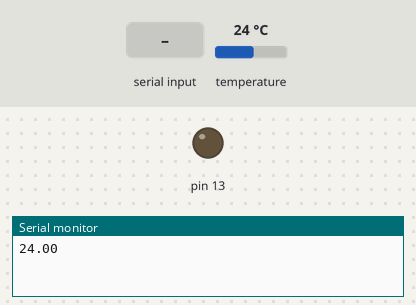
The sketch below on a simulated Arduino Uno, built with avr-gcc and run on an emulated ATmega328P. Parts: output pins drawn as LEDs (lit = HIGH), the last lines printed to the serial monitor. The inputs (shaded band) are chosen by the test bench; at power-on: temperature 24 °C.

Above: at 1.8 s.
1.9 s: "cmd:on\n" received over Serial
At 7.0 s:
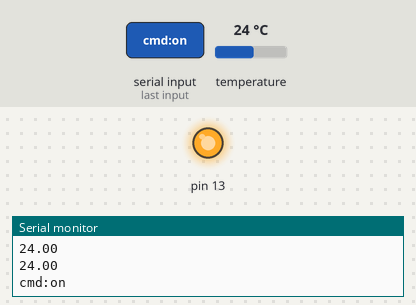
Timing chart, 0 to 9.0 s (numbered marks = the images above; inputs shaded):
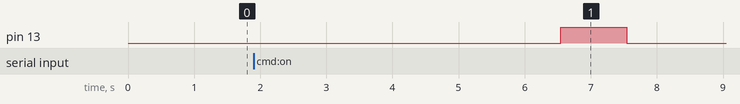

Measured:
- after the input at 1.9 s, pin 13: LOW → HIGH after 4.6 s, → LOW 1.0 s later

The sketch:

Simple_temp.ino
```cpp
// Include the libraries we need
#include <OneWire.h>
#include <DallasTemperature.h>

// Data wire is plugged into port 2 on the Arduino
#define ONE_WIRE_BUS 2

// Setup a oneWire instance to communicate with any OneWire devices (not just Maxim/Dallas temperature ICs)
OneWire oneWire(ONE_WIRE_BUS);

// Pass our oneWire reference to Dallas Temperature.
DallasTemperature sensors(&oneWire);

/*
   The setup function. We only start the sensors here
*/
void setup(void)
{
  // start serial port
  Serial.begin(9600);
  //Serial.println("Dallas Temperature IC Control Library Demo");
  pinMode(13,OUTPUT);
  // Start up the library
  sensors.begin();
}

/*
   Main function, get and show the temperature
*/
void loop(void)
{
  // call sensors.requestTemperatures() to issue a global temperature
  // request to all devices on the bus
  //Serial.print("Requesting temperatures...");
  sensors.requestTemperatures(); // Send the command to get temperatures
  // Serial.println("DONE");
  // After we got the temperatures, we can print them here.
  // We use the function ByIndex, and as an example get the temperature from the first sensor only.
  // Serial.print("Temperature for the device 1 (index 0) is: ");
  Serial.println(sensors.getTempCByIndex(0));

  while (Serial.available() > 0)
  {
    String mm = Serial.readStringUntil('\n');
    mm.trim();
    Serial.println(mm);
    if (mm == "cmd:on") {
      digitalWrite(13, HIGH);
      delay(1000);
      digitalWrite(13, LOW);
      delay(1000);
    }
  }
  delay(5000);
}
```
